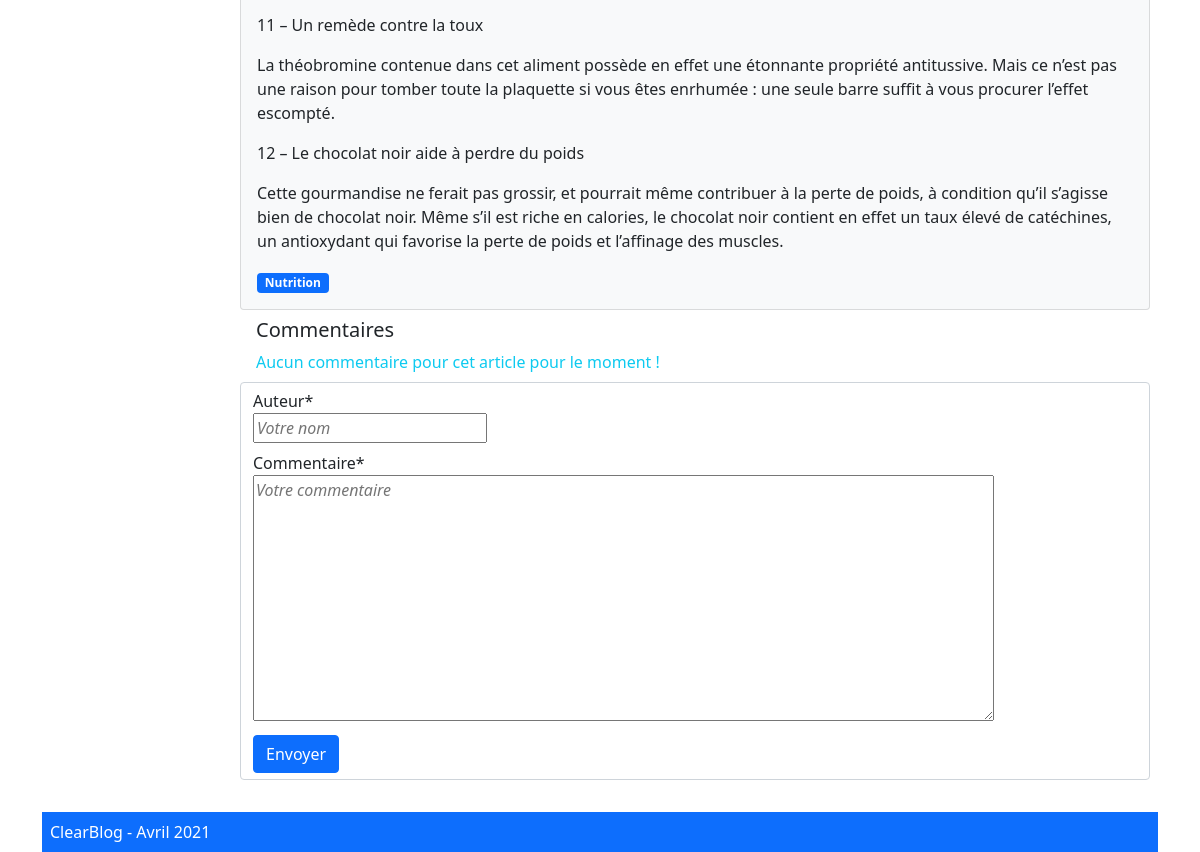
Before: /article/6 (lower part) with the older database file.
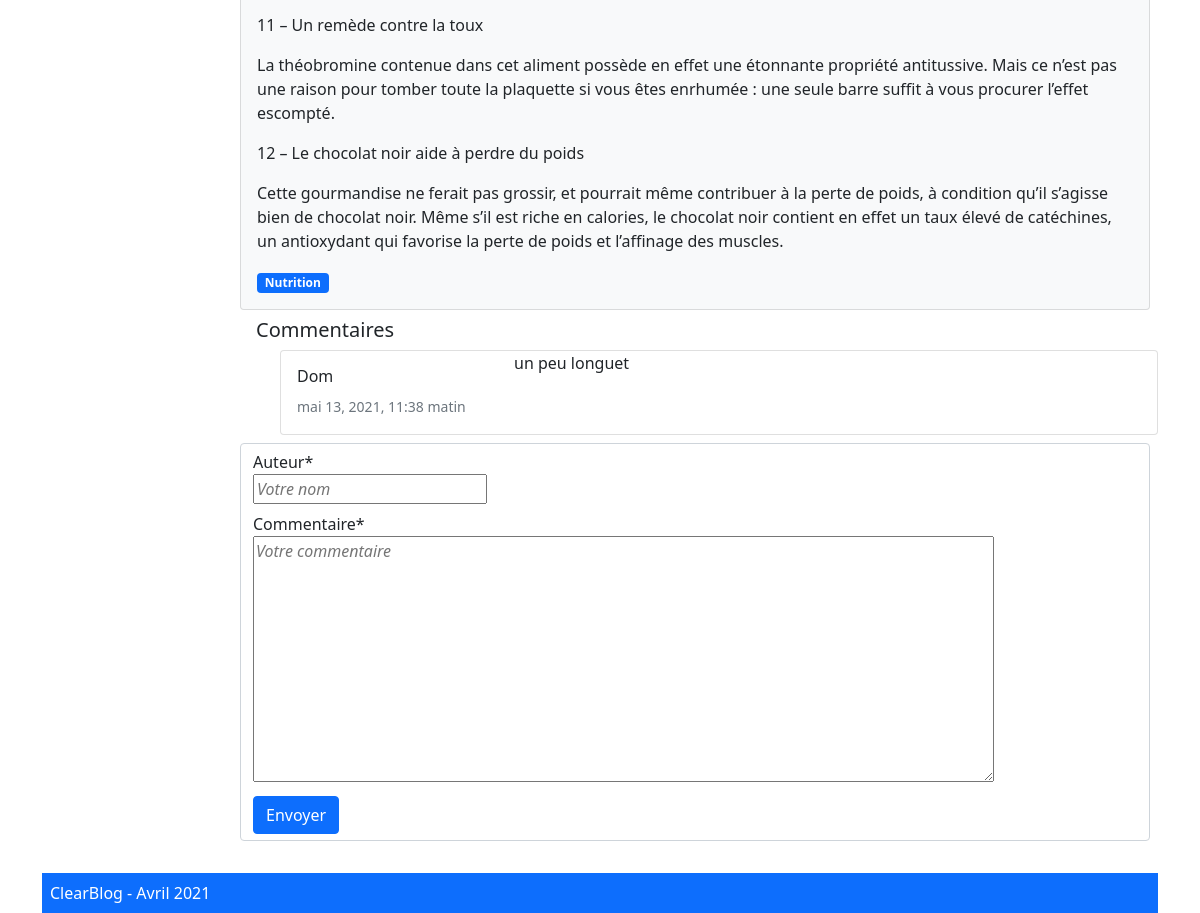
After: the same page with the newer database file.
### blog/models.py (models this page shows, shortened)
class Post(models.Model):
    title = models.CharField(max_length=100)
    category = models.ForeignKey('PostCategory', null=True, blank=True,on_delete=models.DO_NOTHING)
    published = models.BooleanField(default=False)
    text = models.TextField(blank=True)
    created_at = models.DateTimeField(auto_now_add=True)

class PostCategory(models.Model):
    name = models.CharField(max_length=50)
    def __str__(self):
        return self.name

class Comment(models.Model):
    STATUS_VISIBLE = 'visible'
    STATUS_HIDDEN = 'hidden'
    STATUS_MODARETED = 'moderated'
    STATUS_CHOICES = (
        (STATUS_VISIBLE, 'visible'),
        (STATUS_HIDDEN, 'hidden'),
        (STATUS_MODARETED, 'moderated'),
    )
    post = models.ForeignKey('Post', models.CASCADE)
    auteur = models.CharField(max_length=100)
    commentaire = models.TextField()
    status = models.CharField(max_length=20, default=STATUS_VISIBLE, choices=STATUS_CHOICES)
    moderation_text = models.CharField(blank=True, max_length=200)
    created_at = models.DateTimeField(auto_now_add=True)

### blog/views.py (the view)
# urls.py: path('article/<int:article_id>', views.article, name="article"),
def article(request, article_id):
     nav_items = navigation.navigation_items(navigation.NAV_POSTS)
     article_info = model_helpers.get_article(article_id)
     article_titles = model_helpers.get_titles_article(article_info.category, article_id)
     comment_form = forms.CommentForm()
     comment_data = model_helpers.get_comment(article_id)
     if request.method == 'POST':
          comment_get_data = forms.CommentForm(request.POST)
          if comment_get_data.is_valid():
               comment = comment_get_data.save(commit=False)
               comment.post = article_info
               comment.save()
               message = "Votre commentaire est enregistré !"
     else:
          message = ''
     context = {
          "id_article": article_id,
          "article" : article_info,
          "nav_items": nav_items,
          'article_titles' : article_titles,
          "comment_form" : comment_form,
          'comment_data' : comment_data,
          'message' : message,
     }
     return render(request, 'blog/article.html', context)

### blog/forms.py
class CommentForm(forms.ModelForm):
    class Meta:
        model = Comment
        fields = ['auteur', 'commentaire']
        widgets = {
            'auteur' : forms.TextInput(attrs=
                    {
                        'class' : 'fst-italic',
                        'placeholder' : 'Votre nom'
                    }),
            'commentaire': forms.Textarea(attrs=
                    {
                        'class': 'fst-italic',
                        'placeholder' : 'Votre commentaire',
                        'rows' : 10,
                        'cols' : 80,
                    }),
        }

### blog/model_helpers.py (called while the page is built)
def get_article(article_id):
    article_info = Post.objects.get(id=article_id)
    return article_info

def get_titles_article(category_name, article_id):
    article_titles = Post.objects.filter(published=True, category__name=category_name)
    article_titles = article_titles.exclude(id=article_id)
    return article_titles

def get_comment(article_id):
    comment_data = Comment.objects.filter(post__id=article_id).exclude(status=Comment.STATUS_HIDDEN).order_by('-created_at')
    return comment_data

### blog/navigation.py (called while the page is built)
def navigation_items(selected_item):
    nav_items = []
    for name, url in NAV_ITEMS:
        nav_items.append({
            'name': name,
            'url': url,
            'active': True if selected_item == name else False
        })
    return nav_items

### blog/templates/blog/article.html (shortened to what this page needs)
{% extends "base.html" %}
{% load crispy_forms_tags %}
{% block content %}
    <div class="col-10 order-2">
        <div class="card m-2  bg-light">
            <div class="card-body">
                <p class="card-text">
                    {{ article.text|linebreaks }}
                </p>
                <div class="badge bg-primary">
                    {{ article.category.name }}
                </div>
            </div>
        </div>
        <div class="h5 ms-4">Commentaires</div>
        {% for cd in comment_data %}
        <div class="card ms-5 mb-2">
            <div class="row">
                <div class="col-md-3">
                    <div class="card-body">
                        <div class="card_title h6">  {{ cd.auteur }} </div>
                        <small class="card_subtitle text-muted"> {{ cd.created_at }} </small>
                    </div>
                </div>
                <div class="col-md-9">
                    <div class="card-text px-2">
                        {{ cd.commentaire }}
                    </div>
                </div>
            </div>
        </div>
        {% empty %} <div class="text-info ms-4">Aucun commentaire pour cet article pour le moment ! </div>
        {% endfor %}
        <form action="{% url 'article' id_article %}" method="post" class="m-2">
            <div class="form-control">
                <div class="mb-2">
                    {{ comment_form.auteur|as_crispy_field }}
                </div>
                <div class=" mb-2">
                    {{ comment_form.commentaire|as_crispy_field }}
                </div>
                <button value="Envoyer" type="submit" class="btn btn-primary">Envoyer</button>
            </div>
        </form>
    </div>
    <div class="col-2 order-1">
    </div>
{% endblock content %}

### templates/base.html (shortened to what this page needs)
<!DOCTYPE html>
<html lang="fr">
<head>
    <link href="https://cdn.jsdelivr.net/npm/bootstrap@5.0.0-beta3/dist/css/bootstrap.min.css" rel="stylesheet">
</head>
<body>
    <div class="container">
        <div class="row mt-4">
            {% block content %} {% endblock %}
        </div>
        <footer class="bg-primary text-start text-white mt-4 p-2">
            ClearBlog - Avril 2021
        </footer>
    </div>
</body>
</html>

Changed rows visible on the page:
added Comment: auteur "Dom", created_at "mai 13, 2021, 11:38 matin", commentaire "un peu longuet"
Other visible differences:
text no longer shown: "Aucun commentaire pour cet article pour le moment !"
